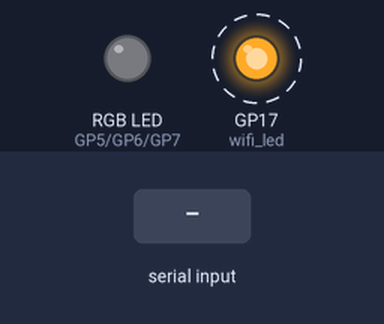
Bench run of a program on a simulated Raspberry Pi Pico running MicroPython. On the bench: an RGB LED mixed from three pins (HIGH = lit), output pins drawn as LEDs (lit = HIGH). Dashed ring = blinking. Inputs (shaded band) come from the test bench. What the program prints to the serial console is not drawn.

Above: at 0.89 s.
1.3 s: "CONNECTED\n" received over the second serial link
4.3 s: "FAILED\n" received over the second serial link
7.3 s: "CONNECTING\n" received over the second serial link
Timing chart, 0 to 16.3 s (numbered marks = the images above; inputs shaded):
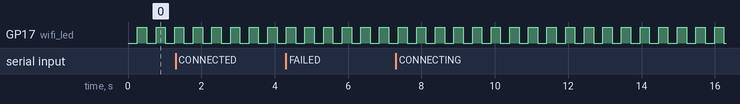

Measured:
- by itself, GP17 (wifi_led): alternates HIGH for 0.25 s and LOW for 0.25 s

The program:

slave_raspberryPiPico.py
```python
"""
Smart City - Raspberry Pi Pico Slave
Controls RGB LED lamp and communicates with ESP-01 via UART
WiFi Status LED on GP17: ON=connected, BLINK=connecting, OFF=failed
RGB LED on pins 5,6,7 - Purple when lamp ON, OFF when lamp OFF
Lamp ID: Change LAMP_ID for each slave (1, 2, 3, 4)
"""

from machine import UART, Pin, PWM
import time

# ========== Configuration ==========
LAMP_ID = 1  # *** CHANGE THIS: 1, 2, 3, or 4 ***

# RGB LED Lamp Pins
RGB_R_PIN = 5
RGB_G_PIN = 6
RGB_B_PIN = 7

# WiFi Status LED Pin
WIFI_LED_PIN = 17

# ========== Pin Setup ==========
# WiFi Status LED
wifi_led = Pin(WIFI_LED_PIN, Pin.OUT)
wifi_led.off()

# RGB LED setup with PWM
rgb_r = PWM(Pin(RGB_R_PIN))
rgb_g = PWM(Pin(RGB_G_PIN))
rgb_b = PWM(Pin(RGB_B_PIN))

# Set PWM frequency
rgb_r.freq(1000)
rgb_g.freq(1000)
rgb_b.freq(1000)

# ========== UART to ESP-01 ==========
uart = UART(0, baudrate=9600, tx=Pin(0), rx=Pin(1))

# ========== State Variables ==========
lamp_mode = "AUTO"
lamp_status = "OFF"
last_light = ""
wifi_status = "CONNECTING"  # CONNECTED, CONNECTING, FAILED
last_blink_time = 0
blink_state = False

# ========== RGB Control Functions ==========
def set_rgb(r, g, b):
    """Set RGB LED color (0-255)"""
    rgb_r.duty_u16(int(r * 257))
    rgb_g.duty_u16(int(g * 257))
    rgb_b.duty_u16(int(b * 257))

def lamp_on():
    """Turn lamp ON - Purple"""
    set_rgb(255, 0, 255)

def lamp_off():
    """Turn lamp OFF"""
    set_rgb(0, 0, 0)

# ========== WiFi LED Control ==========
def update_wifi_led():
    """Update WiFi status LED based on current WiFi status"""
    global last_blink_time, blink_state

    if wifi_status == "CONNECTED":
        # Solid ON
        wifi_led.on()
    elif wifi_status == "FAILED":
        # OFF
        wifi_led.off()
    elif wifi_status == "CONNECTING":
        # Blink every 250ms
        current_time = time.ticks_ms()
        if time.ticks_diff(current_time, last_blink_time) >= 250:
            last_blink_time = current_time
            blink_state = not blink_state
            if blink_state:
                wifi_led.on()
            else:
                wifi_led.off()

# ========== Helper Functions ==========
def send_status():
    """Send lamp status to ESP-01"""
    msg = f"PUB:{lamp_status}\n"
    uart.write(msg.encode())
    print(f"Sent: {msg.strip()}")

def control_lamp():
    """Control lamp based on mode"""
    global lamp_status

    if lamp_mode == "AUTO":
        if last_light == "Dark":
            if lamp_status != "ON":
                lamp_status = "ON"
                lamp_on()
                print("AUTO: Lamp ON (Dark)")
                send_status()
        elif last_light == "Light":
            if lamp_status != "OFF":
                lamp_status = "OFF"
                lamp_off()
                print("AUTO: Lamp OFF (Light)")
                send_status()

def process_command(cmd):
    """Process command from ESP-01"""
    global lamp_mode, lamp_status, last_light, wifi_status

    if cmd.startswith("CMD:"):
        command = cmd[4:].strip()

        if command == "AUTO":
            lamp_mode = "AUTO"
            print("Mode: AUTO")
            send_status()

        elif command == "1":
            lamp_mode = "MANUAL"
            lamp_status = "ON"
            lamp_on()
            print("Mode: MANUAL - ON")
            send_status()

        elif command == "0":
            lamp_mode = "MANUAL"
            lamp_status = "OFF"
            lamp_off()
            print("Mode: MANUAL - OFF")
            send_status()

    elif cmd.startswith("LIGHT:"):
        last_light = cmd[6:].strip()
        print(f"Light: {last_light}")

    elif cmd.startswith("WIFI:"):
        # Update WiFi status from ESP-01
        new_status = cmd[5:].strip()
        if new_status in ["CONNECTED", "CONNECTING", "FAILED", "RETRYING"]:
            if new_status == "RETRYING":
                wifi_status = "CONNECTING"
            else:
                wifi_status = new_status
            print(f"WiFi Status: {wifi_status}")

    elif cmd.startswith("MQTT:"):
        print(f"MQTT Status: {cmd[5:]}")

# ========== Main Setup ==========
print(f"\n=== Smart City Pico Slave - Lamp {LAMP_ID} ===")
print("RGB LED Lamp on pins: R=GP5, G=GP6, B=GP7")
print("WiFi Status LED on pin: GP17")
print("Starting...")

lamp_off()
wifi_led.off()

print("Waiting for ESP-01...")

buffer = ""

# ========== Main Loop ==========
while True:
    # Update WiFi status LED
    update_wifi_led()

    # Read from ESP-01
    if uart.any():
        data = uart.read()
        if data:
            buffer += data.decode('utf-8', 'ignore')

            # Process complete lines
            while '\n' in buffer:
                line, buffer = buffer.split('\n', 1)
                line = line.strip()
                if line:
                    print(f"Received: {line}")
                    process_command(line)

    # Control lamp based on current state
    control_lamp()

    time.sleep(0.01)  # 10ms loop
```
